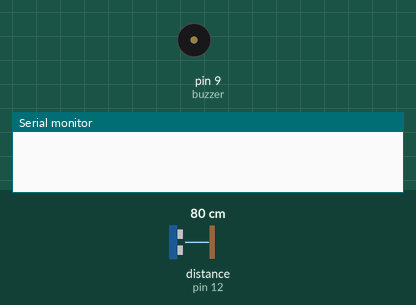
Simulated run of this sketch. Board: Arduino Uno, built with avr-gcc and run on an emulated ATmega328P. Parts: buzzer (waves = sounding), the last lines printed to the serial monitor. Wiring (inferred from the names in the program): range finder with pulse-width output: data pin 12. The test bench sets the inputs (shaded band); at power-on: distance to the obstacle (sensor on pin 12) 80 cm. The echo pulse lasts 58.3 µs per cm.

Above: at 0.8 s.
0.9 s: distance to the obstacle (sensor on pin 12) set to 10 cm
At 2.85 s:
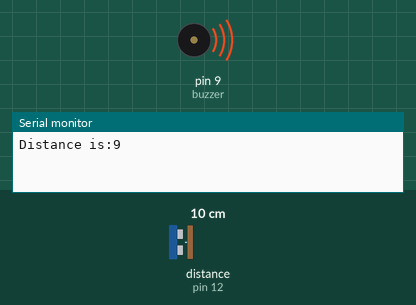
3.9 s: distance to the obstacle (sensor on pin 12) set to 8 cm
Timing chart, 0 to 12.9 s (numbered marks = the images above; inputs shaded):
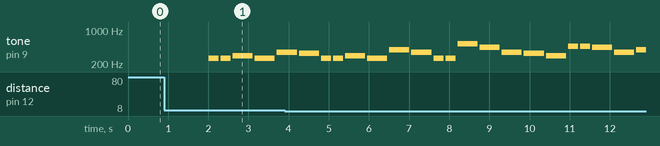

Measured:
- by itself, tone on pin 9 (buzzer): plays 330 Hz for 0.50 s, 262 Hz for 0.25 s, 262 Hz for 0.25 s, 294 Hz for 0.50 s, 262 Hz for 0.50 s, 392 Hz for 0.50 s … (19 notes in this stretch)

The sketch:

BIRTH_DAY.ino
```cpp
#include "pitches.h"
int trigPin=11;
//int trigPin=2;//D4
//int echoPin=0;//D3
int echoPin=12;
const int buzzer = 9; //buzzer to arduino pin 9

// notes in the melody:
int melody[] = {
  NOTE_C4, NOTE_C4, NOTE_D4, NOTE_C4, NOTE_F4, NOTE_E4,
  NOTE_C4, NOTE_C4, NOTE_D4, NOTE_C4,NOTE_G4,NOTE_F4,
  NOTE_C4, NOTE_C4,NOTE_C5,NOTE_A4,NOTE_F4, NOTE_E4,NOTE_D4,
  NOTE_AS4,NOTE_AS4,NOTE_A4,NOTE_F4,NOTE_G4,NOTE_F4,
   NOTE_C4, NOTE_C4, NOTE_D4, NOTE_C4, NOTE_F4, NOTE_E4,
  NOTE_C4, NOTE_C4, NOTE_D4, NOTE_C4,NOTE_G4,NOTE_F4,
  NOTE_C4, NOTE_C4,NOTE_C5,NOTE_A4,NOTE_F4, NOTE_E4,NOTE_D4,
  NOTE_AS4,NOTE_AS4,NOTE_A4,NOTE_F4,NOTE_G4,NOTE_F4
};

// note durations: 4 = quarter note, 8 = eighth note, etc.:
int noteDurations[] = {
  4, 4,2,2,2,2,
   4, 4,2,2,2,2,
    4, 4,2,2,2,2,2,
     4, 4,2,2,2,2,
     4, 4,2,2,2,2,
   4, 4,2,2,2,2,
    4, 4,2,2,2,2,2,
     4, 4,2,2,2,2
};

void setup()
{
  Serial.begin(9600);
  pinMode(trigPin,OUTPUT);
  pinMode(echoPin,INPUT);
  pinMode(buzzer, OUTPUT); // Set buzzer - pin 9 as an output
while(true){
    digitalWrite(trigPin,HIGH);//setting trigPin High to move sound wave towards object
  delay(2000);
  digitalWrite(trigPin,LOW);
long duration=pulseIn(echoPin,HIGH);
  long distance=duration*0.034/2;//converting speed of sound 340m/s into cm/microsec

  Serial.print("Distance is:");//in cm
  /*if(distance<=40)//since a ultasonic can capture only between 5cm to 40cm
  {*/
    Serial.print(distance);
  /*}
  else
    Serial.print("Distance is out of range");//in cm*/
 if (distance>7 && distance<200){

  // iterate over the notes of the melody:
  for (int thisNote = 0; thisNote < 52; thisNote++) {

    // to calculate the note duration, take one second
    // divided by the note type.
                          //e.g. quarter note = 1000 / 4, eighth note = 1000/8, etc.
    int noteDuration = 1000 / noteDurations[thisNote];
    tone(buzzer, melody[thisNote], noteDuration);

    // to distinguish the notes, set a minimum time between them.
    // the note's duration + 30% seems to work well:
    int pauseBetweenNotes = noteDuration +50;
    delay(pauseBetweenNotes);
    // stop the tone playing:
    noTone(buzzer);

  }

 }
   }
}


void loop() {
  // no need to repeat the melody.
}
```

pitches.h
```cpp
/*************************************************
 * Public Constants
 *************************************************/

#define NOTE_B0  31
#define NOTE_C1  33
#define NOTE_CS1 35
#define NOTE_D1  37
#define NOTE_DS1 39
#define NOTE_E1  41
#define NOTE_F1  44
#define NOTE_FS1 46
#define NOTE_G1  49
#define NOTE_GS1 52
#define NOTE_A1  55
#define NOTE_AS1 58
#define NOTE_B1  62
#define NOTE_C2  65
#define NOTE_CS2 69
#define NOTE_D2  73
#define NOTE_DS2 78
#define NOTE_E2  82
#define NOTE_F2  87
#define NOTE_FS2 93
#define NOTE_G2  98
#define NOTE_GS2 104
#define NOTE_A2  110
#define NOTE_AS2 117
#define NOTE_B2  123
#define NOTE_C3  131
#define NOTE_CS3 139
#define NOTE_D3  147
#define NOTE_DS3 156
#define NOTE_E3  165
#define NOTE_F3  175
#define NOTE_FS3 185
#define NOTE_G3  196
#define NOTE_GS3 208
#define NOTE_A3  220
#define NOTE_AS3 233
#define NOTE_B3  247
#define NOTE_C4  262
#define NOTE_CS4 277
#define NOTE_D4  294
#define NOTE_DS4 311
#define NOTE_E4  330
#define NOTE_F4  349
#define NOTE_FS4 370
#define NOTE_G4  392
#define NOTE_GS4 415
#define NOTE_A4  440
#define NOTE_AS4 466
#define NOTE_B4  494
#define NOTE_C5  523
#define NOTE_CS5 554
#define NOTE_D5  587
#define NOTE_DS5 622
#define NOTE_E5  659
#define NOTE_F5  698
#define NOTE_FS5 740
#define NOTE_G5  784
#define NOTE_GS5 831
#define NOTE_A5  880
#define NOTE_AS5 932
#define NOTE_B5  988
#define NOTE_C6  1047
#define NOTE_CS6 1109
#define NOTE_D6  1175
#define NOTE_DS6 1245
#define NOTE_E6  1319
#define NOTE_F6  1397
#define NOTE_FS6 1480
#define NOTE_G6  1568
#define NOTE_GS6 1661
#define NOTE_A6  1760
#define NOTE_AS6 1865
#define NOTE_B6  1976
#define NOTE_C7  2093
#define NOTE_CS7 2217
#define NOTE_D7  2349
#define NOTE_DS7 2489
#define NOTE_E7  2637
#define NOTE_F7  2794
#define NOTE_FS7 2960
#define NOTE_G7  3136
#define NOTE_GS7 3322
#define NOTE_A7  3520
#define NOTE_AS7 3729
#define NOTE_B7  3951
#define NOTE_C8  4186
#define NOTE_CS8 4435
#define NOTE_D8  4699
#define NOTE_DS8 4978
```
